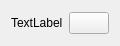
<?xml version="1.0" encoding="UTF-8"?>
<ui version="4.0">
 <class>CausaleWidget</class>
 <widget class="QWidget" name="CausaleWidget">
  <property name="geometry">
   <rect>
    <x>0</x>
    <y>0</y>
    <width>115</width>
    <height>46</height>
   </rect>
  </property>
  <property name="windowTitle">
   <string>Form</string>
  </property>
  <layout class="QHBoxLayout" name="horizontalLayout">
   <item>
    <widget class="QLabel" name="label">
     <property name="text">
      <string>TextLabel</string>
     </property>
    </widget>
   </item>
   <item>
    <widget class="QPushButton" name="pushButton">
     <property name="text">
      <string/>
     </property>
     <property name="icon">
      <iconset resource="assets.qrc">
       <normaloff>:/icons/view-calendar-month.svg</normaloff>:/icons/view-calendar-month.svg</iconset>
     </property>
     <property name="iconSize">
      <size>
       <width>22</width>
       <height>22</height>
      </size>
     </property>
    </widget>
   </item>
  </layout>
 </widget>
 <resources>
  <include location="assets.qrc"/>
 </resources>
 <connections/>
</ui>
